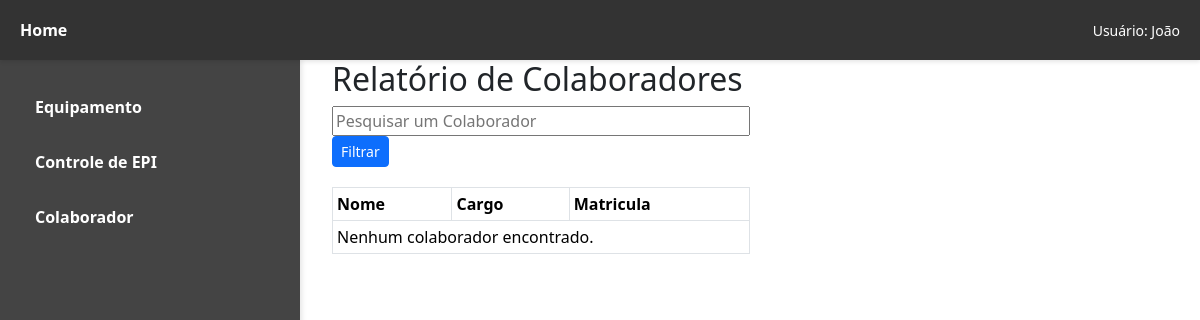
The page /listar_colaborador/ on the database as committed earlier.
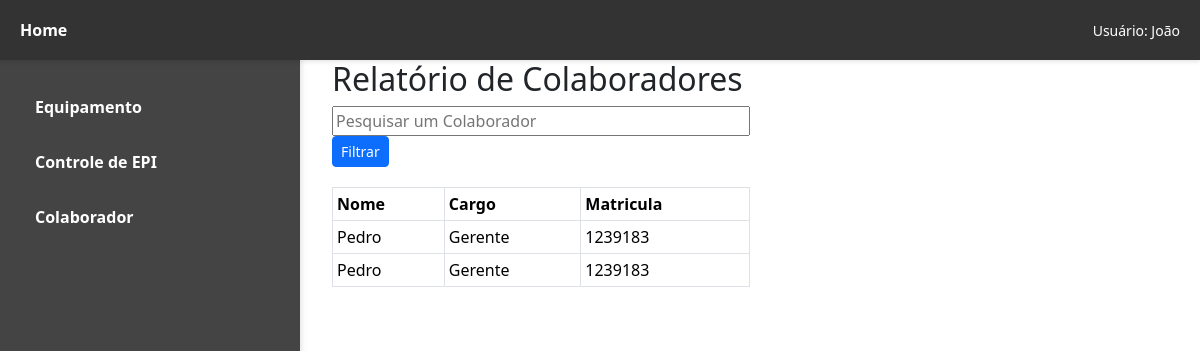
The same page on the database as committed later.
### epi/models.py (models this page shows, shortened)
class Colaborador(models.Model):
        nome = models.CharField(max_length=100)
        cargo = models.CharField(max_length=100)
        matricula = models.IntegerField(max_length=100)

### epi/views.py (the view)
# urls.py: path('listar_colaborador/', views.listar_colaborador, name='listar_colaborador'),
def listar_colaborador(request):
    values = Colaborador.objects.all()
    nome = request.GET.get('nome')
    cargo = request.GET.get('cargo')
    matricula = request.GET.get('matricula')
    if nome:
        values = values.filter(nome__icontains=nome)
    if cargo:
        values = values.filter(cargo__icontains=cargo)
    if matricula:
        values = values.filter(matricula__icontains=matricula)
    return render(request, 'epi/globals/listar_colaborador.html', {'colaboradores': values})

### epi/templates/epi/globals/listar_colaborador.html (shortened to what this page needs)
{% extends "epi/index.html" %}
{% block content %}
<div class="container">
    <h2>Relatório de Colaboradores</h2>
    <form method="get" style="width: 50%; margin-bottom: 20px;  ">
        <input type="text" name="nome" placeholder="Pesquisar um Colaborador" value="{{ request.GET.nome }}" style="width: 100%;">
        <button type="submit" class="btn btn-primary btn-sm">Filtrar</button>
    </form>
    <table class="table table-bordered table-sm" style="width: 50%;">
        <thead>
            <tr>
                <th>Nome</th>
                <th>Cargo</th>
                <th>Matricula</th>
            </tr>
        </thead>
        <tbody>
            {% for colaborador in colaboradores %}
            <tr>
                <td>{{ colaborador.nome }}</td>
                <td>{{ colaborador.cargo }}</td>
                <td>{{ colaborador.matricula }}</td>
            </tr>
            {% empty %}
            <tr>
                <td colspan="3">Nenhum colaborador encontrado.</td>
            </tr>
            {% endfor %}
        </tbody>
    </table>
</div>
{% endblock %}

Rows that differ between the two databases and show on the page:
added Colaborador: nome "Pedro", cargo "Gerente", matricula "1239183"
added Colaborador: nome "Pedro", cargo "Gerente", matricula "1239183"
Other text that changed with them:
text no longer shown: "Nenhum colaborador encontrado."
